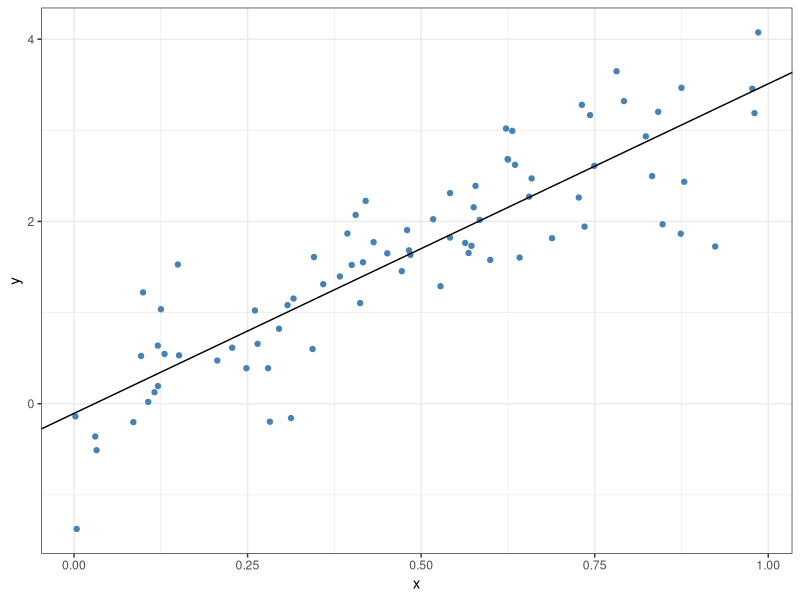
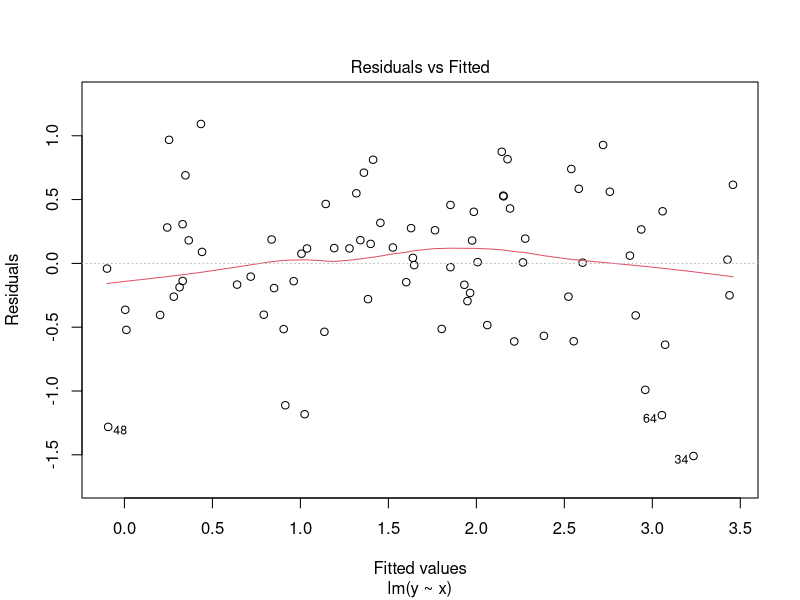
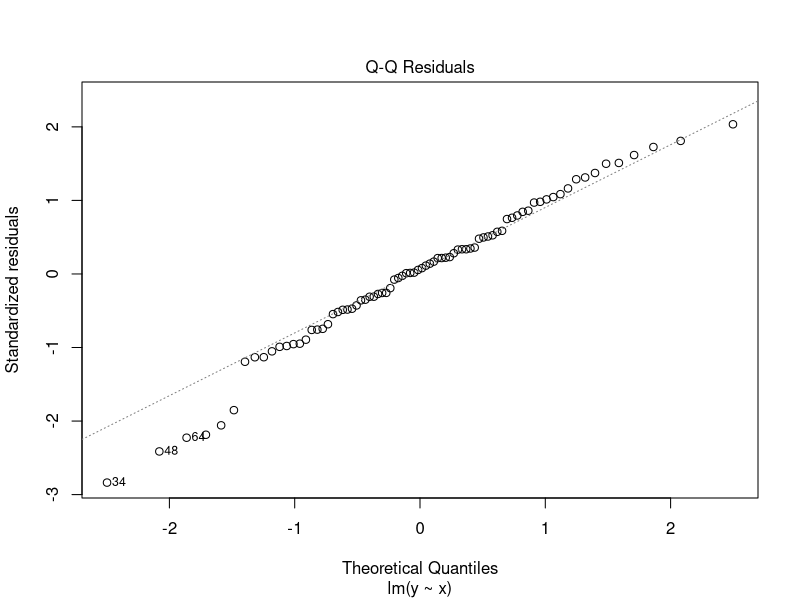
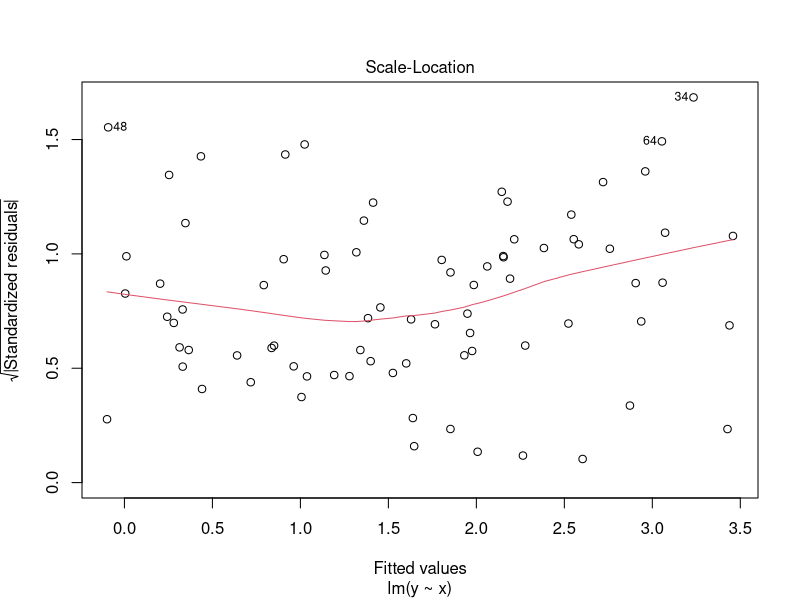
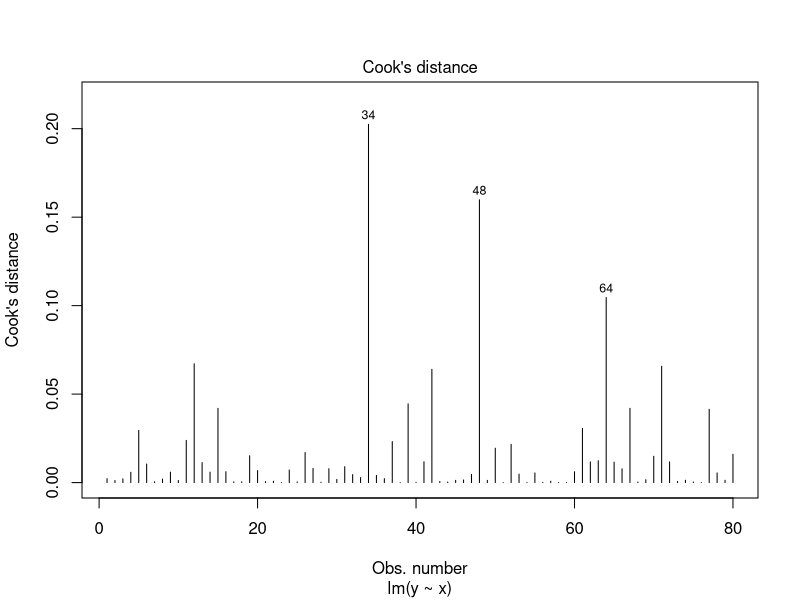
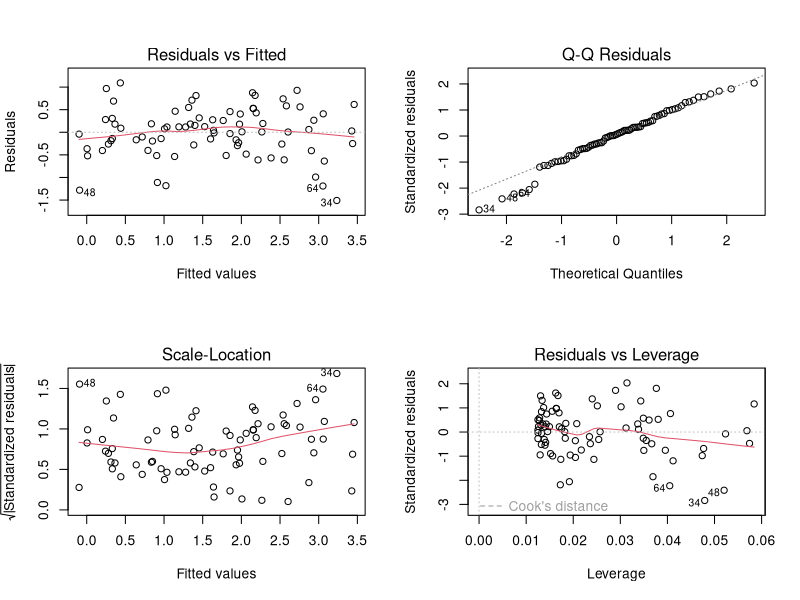
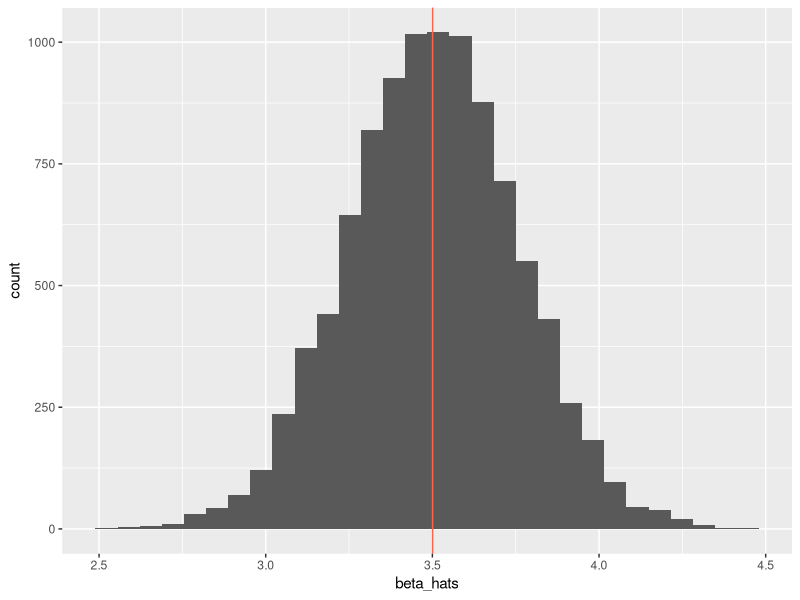
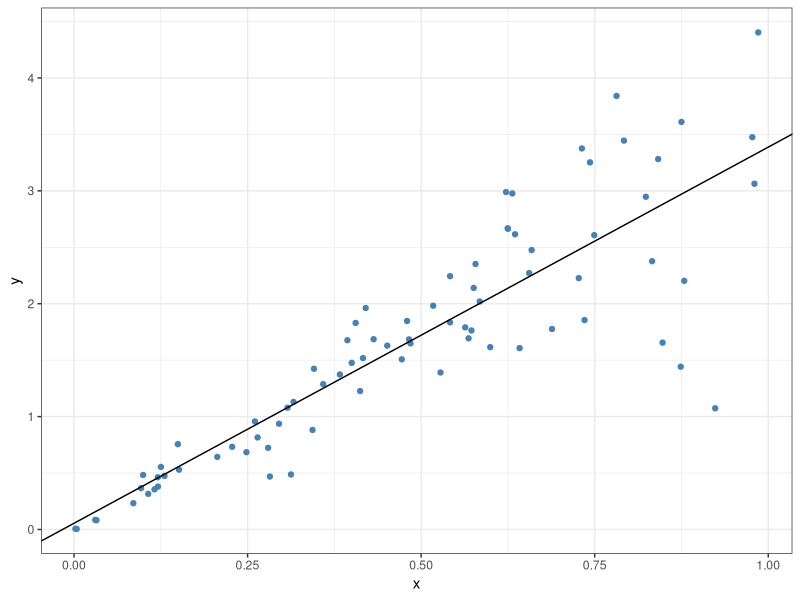

These figures' R source, in order:
## ---- chunk 1
knitr::opts_chunk$set(fig.align = "center")
## ---- chunk 2
set.seed(794)
n <- 80
x <- runif(n)
beta_1 <- 3.5
sigma <- .6
y <- rnorm(n, mean = beta_1 * x, sd = sigma)
df <- data.frame(x, y)
m1 <- lm(y ~ x, data = df)
## ---- chunk 3
library(ggplot2)
ggplot(df, aes(x = x, y = y)) + 
  geom_point(col = "steelblue") + 
  geom_abline(intercept = m1$coef[1], slope = m1$coef[2]) +
  theme_bw()
## ---- chunk 4
plot(m1, 1)
## ---- chunk 5
plot(m1, 2)
## ---- chunk 6
plot(m1, 3)
## ---- chunk 7
plot(m1, 4)
## ---- chunk 8
par(mfrow = c(2, 2))
plot(m1)
## ---- chunk 9
it <- 10000
beta_hats <- rep(NA, it)
capture <- rep(FALSE, it)
for(i in 1:it) {
  y <- rnorm(n, mean = beta_1 * x, sd = sigma)
  m <- lm(y ~ x)
  beta_hats[i] <- m$coef[2]
  ci <- confint(m)[2, ]
  capture[i] <- (ci[1] < beta_1 & beta_1 < ci[2])
}
## ---- chunk 10
ggplot(data.frame(beta_hats), aes(x = beta_hats)) +
  geom_histogram() +
  geom_vline(xintercept = mean(beta_hats), col = "tomato")
## ---- chunk 11
mean(beta_hats) - beta_1
## ---- chunk 12
mean(capture)
## ---- chunk 13
set.seed(794)
n <- 80
x <- runif(n)
y <- rnorm(n, mean = beta_1 * x, sd = .93 * x)
df <- data.frame(x, y)
m1 <- lm(y ~ x, data = df)
## ---- chunk 14
ggplot(df, aes(x = x, y = y)) + 
  geom_point(col = "steelblue") + 
  geom_abline(intercept = m1$coef[1], slope = m1$coef[2]) +
  theme_bw()
## ---- chunk 15
par(mfrow = c(2, 2))
plot(m1)
## ---- chunk 16
it <- 10000
beta_hats <- rep(NA, it)
capture <- rep(FALSE, it)
for(i in 1:it) {
  y <- rnorm(n, mean = beta_1 * x, sd = .93 * x)
  m <- lm(y ~ x)
  beta_hats[i] <- m$coef[2]
  ci <- confint(m)[2, ]
  capture[i] <- (ci[1] < beta_1 & beta_1 < ci[2])
}
## ---- chunk 17
ggplot(data.frame(beta_hats), aes(x = beta_hats)) +
  geom_histogram() +
  geom_vline(xintercept = mean(beta_hats), col = "tomato")
## ---- chunk 18
mean(beta_hats) - beta_1
## ---- chunk 19
mean(capture)
